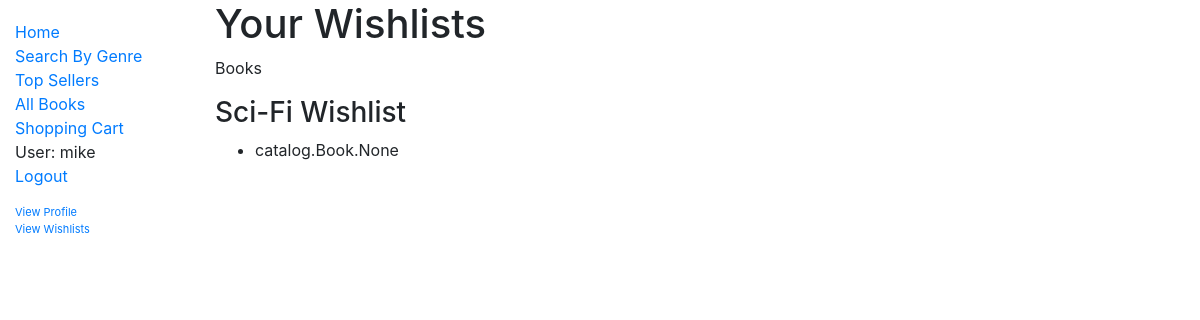
Page /search/wishlists/ (signed in) on the earlier database version.
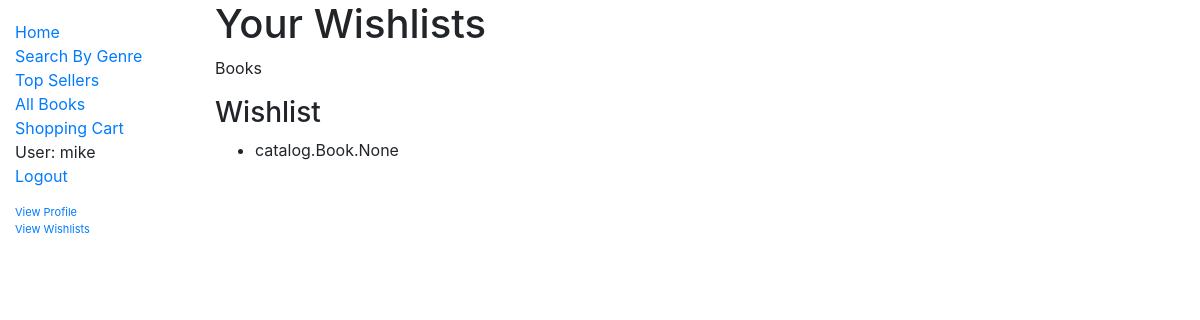
Same page on the later database version.
### catalog/models.py (models this page shows, shortened)
class Wishlist(models.Model):
    user = models.ForeignKey(User, on_delete=models.CASCADE)
    books = models.ManyToManyField(Book)
    name = models.CharField(max_length=100, default='New Wishlist')

### catalog/views.py (the view)
# urls.py: path('wishlists/', views.WishlistsView.as_view(), name='wishlists'),
class WishlistsView(generic.ListView):
    model = Wishlist
    template_name = 'catalog/wishlists.html'
    context_object_name = 'wishlists_list'
    queryset = Book.objects.all()
    def get_context_data(self, **kwargs):
        context = super().get_context_data(**kwargs)
        if self.request.user.is_authenticated:
            context['wishlists'] = Wishlist.objects.filter(
                user=self.request.user)
        return context

### catalog/templates/catalog/wishlists.html
{% extends "base_generic.html" %}
{% block content %}
{% if user.is_authenticated %}
    <h1>Your Wishlists</h1>
    <p>Books</p>
    {% for wishlist in wishlists %}
    <h3>{{ wishlist.name }}</h3>
    <ul>
    <li> {{wishlist.books}} </li>
    </ul>
    {% endfor %}
{% else %}
    <h1>Oops!</h1>
    <p>You are not <a href="{% url 'login' %}">logged in</a>.</p>
{% endif %}
{% endblock %}

### catalog/templates/base_generic.html (shortened to what this page needs)
<!DOCTYPE html>
<html lang="en">
<head>
  <link rel="stylesheet" href="https://stackpath.bootstrapcdn.com/bootstrap/4.1.3/css/bootstrap.min.css">
  {% load static %}
  <link rel="stylesheet" href="{% static 'css/styles.css' %}">
</head>
<body>
  <div class="container-fluid">
    <div class="row">
      <div class="col-sm-2">
      {% block sidebar %}
        <ul class="sidebar-nav">
          <li><a href="{% url 'index' %}">Home</a></li>
          <li><a href="{% url 'search' %}">Search By Genre</a></li>
          <li><a href="{% url 'topsellers' %}">Top Sellers</a></li>
          <li><a href="{% url 'books' %}">All Books</a></li>
          <li><a href="{% url 'shoppingcart' %}">Shopping Cart</a></li>
             {% if user.is_authenticated %}
     <li>User: {{ user.get_username }}</li>
     <li><a href="{% url 'logout'%}?next={{request.path}}">Logout</a></li>
     <p><li style="font-size: 11px"><a href="{% url 'profile'%}">View Profile</a>
            <li style="font-size: 11px"><a href="{% url 'wishlists'%}">View Wishlists</a></p>
   {% else %}
     <li><a href="{% url 'login'%}">Login</a></li>
     <li><a href ="{% url 'signup' %}">Register</a></li>
   {% endif %}
        </ul>
     {% endblock %}
      </div>
      <div class="col-sm-10" id="col-sm-10">{% block content %}{% endblock %}</div>
    </div>
  </div>
</body>
</html>

### catalog/static/css/styles.css (style rules this page uses)
.sidebar-nav { margin-top: 20px; padding: 0; list-style: none; }

Differences in the rows shown:
changed Wishlist "catalog.Book.None": name "Sci-Fi Wishlist" → "Wishlist"
